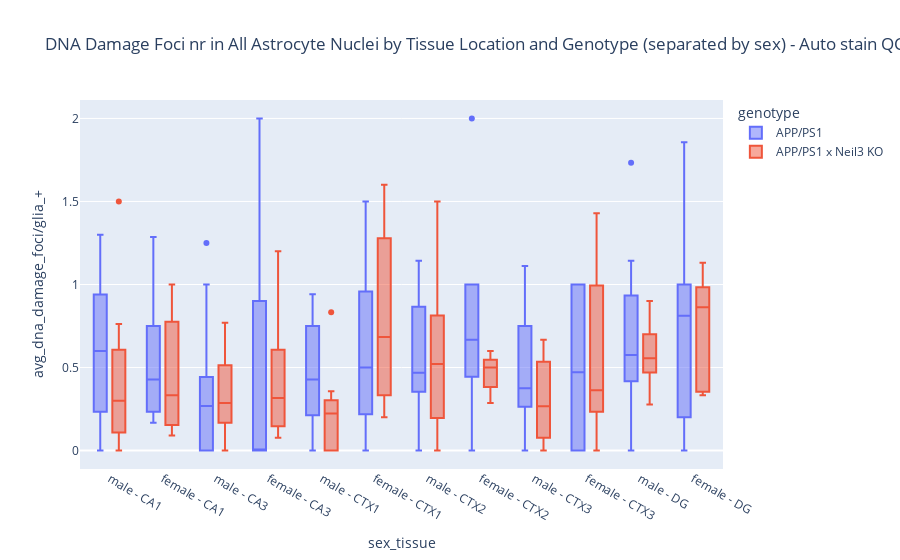
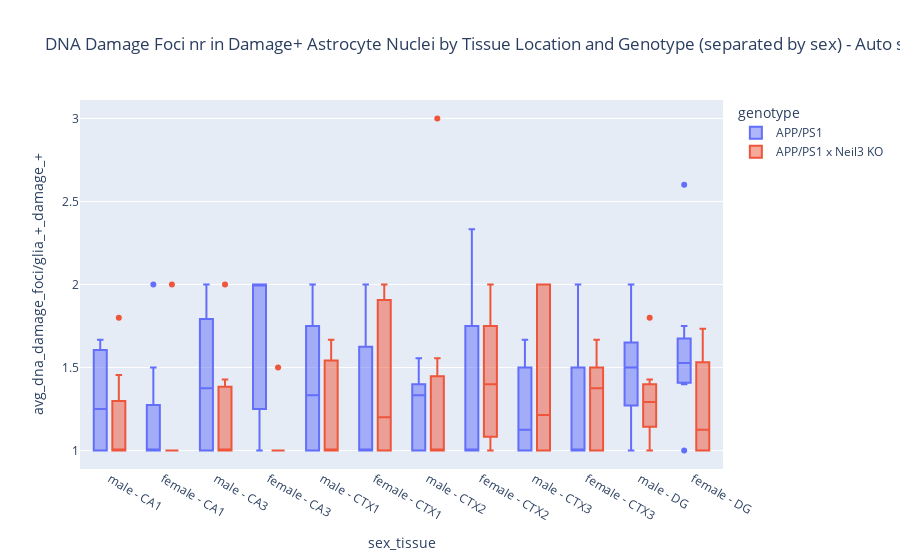
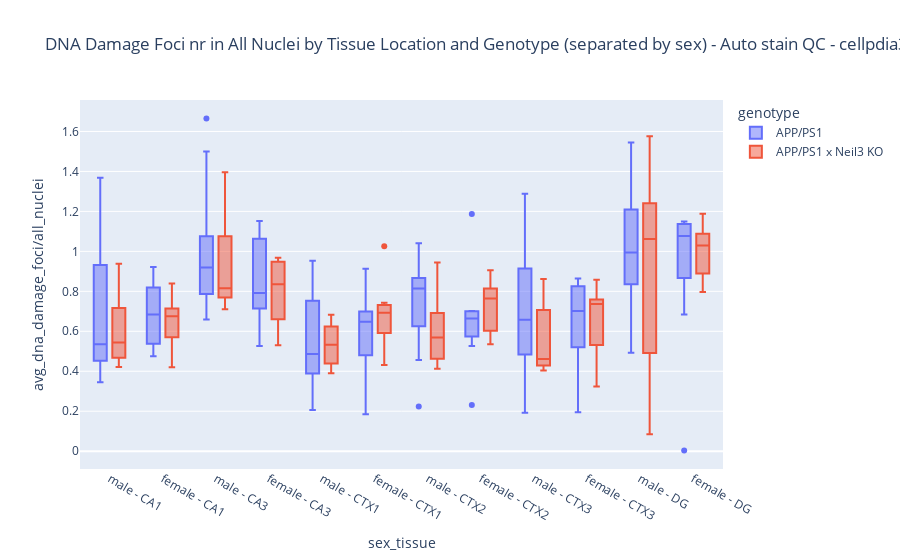
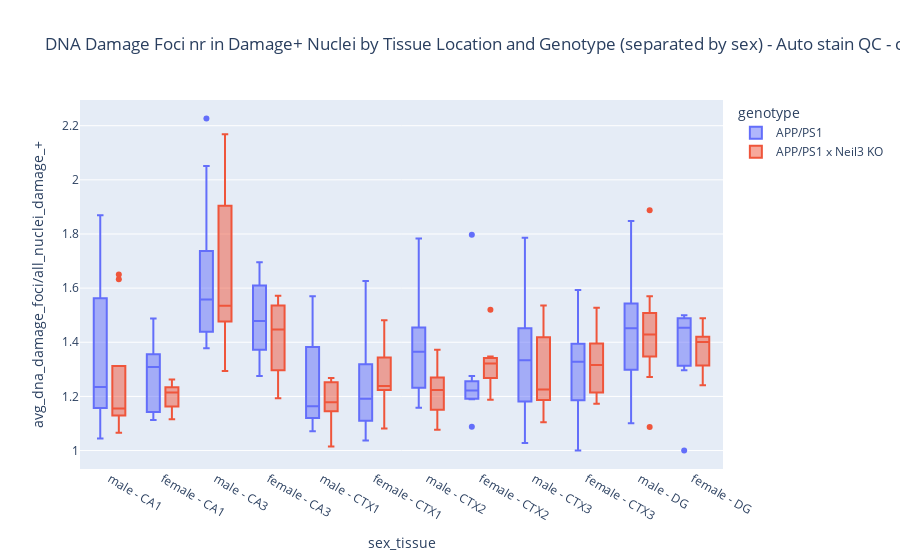

The code cell stored with these charts, in order, in its notebook:
### Code cell
plot_technical_replicates(auto_filtered_df, categories, dataset, parameters_title)

### Figure 1 — Plotly figure (JSON) as saved in the notebook; plotly's stock layout.template omitted (floating-point values rounded to 4 significant figures)
{"data": [{"alignmentgroup": "True", "hovertemplate": "genotype=APP/PS1<br>sex_tissue=%{x}<br>avg_dna_damage_foci/glia_+=%{y}<extra></extra>", "legendgroup": "APP/PS1", "marker": {"color": "#636efa"}, "name": "APP/PS1", "notched": false, "offsetgroup": "APP/PS1", "orientation": "v", "showlegend": true, "type": "box", "x": ["female - CA1", "female - CA3", "female - CTX1", "female - CTX2", "female - CTX3", "female - DG", "male - CA1", "male - CA3", "male - CTX1", "male - CTX2", "male - CTX3", "male - DG", "male - CA1", "male - CA3", "male - CTX1", "male - CTX2", "male - CTX3", "male - DG", "male - CA1", "male - CA3", "male - CTX1", "male - CTX2", "male - CTX3", "male - DG", "male - CA1", "male - CA3", "male - CTX1", "male - CTX2", "male - CTX3", "male - DG", "male - CA1", "male - CA3", "male - CTX1", "male - CTX2", "male - CTX3", "male - DG", "female - CA1", "female - CA3", "female - CTX1", "female - CTX2", "female - CTX3", "female - DG", "male - CA1", "male - CA3", "male - CTX1", "male - CTX2", "male - CTX3", "male - DG", "male - CA1", "male - CA3", "male - CTX1", "male - CTX2", "male - CTX3", "male - DG", "male - CA1", "male - CA3", "male - CTX1", "male - CTX2", "male - CTX3", "male - DG", "female - CA1", "female - CA3", "female - CTX1", "female - CTX2", "female - CTX3", "female - DG", "male - CA1", "male - CA3", "male - CTX1", "male - CTX2", "male - CTX3", "male - DG", "male - CA1", "male - CA3", "male - CTX1", "male - CTX2", "male - CTX3", "male - DG", "female - CA1", "female - CA3", "female - CTX1", "female - DG", "female - CA1", "female - CA3", "female - CTX1", "female - CTX2", "female - CTX3", "female - DG", "female - CA1", "female - CA3", "female - CTX1", "female - CTX2", "female - CTX3", "female - DG", "male - CA1", "male - CA3", "male - CTX1", "male - CTX2", "male - CTX3", "male - DG", "male - CA1", "male - CA3", "male - CTX1", "male - CTX2", "male - CTX3", "male - DG", "female - CA1", "female - CA3", "female - CTX1", "female - CTX2", "female - CTX3", "female - DG", "female - CA1", "female - CA3", "female - CTX1", "female - CTX2", "female - CTX3", "female - DG", "female - CA1", "female - CA3", "female - CTX1", "female - CTX2", "female - CTX3", "female - DG", "female - DG"], "x0": " ", "xaxis": "x", "y": [0.1875, 0, 0.1875, 0.3889, 0.4444, 1, 0.3846, 0.3846, 0.25, 0.4375, 0.2, 0.9231, 0.2, 0.5, 0.5, 0.8235, 0.375, 0.9444, 0.3333, 0.3, 0.4, 0.9091, 0.3077, 0.5714, null, 0.2857, null, 0.3333, 0.25, 0.3333, 1, 1.25, 0.4286, 0.5, 1, 0.8333, 1.286, 1, 1.25, 1, 1, 0.9545, 0, 0, 0.2, 0.375, null, 0.5, 0, 0.1, 0, 0.5, 0.3333, 0.2857, 1, 0, 0, 0, 0, 0, 0.3333, 2, 0.6667, 0.6667, null, 0, 0.7619, 0.25, 0.5, 1.143, 0.6, 0.5, 1.3, 1, 0.9412, 0.9167, 0.8, 1.733, 0.1667, 0, null, 0.2, 0.5, 0, 0, 0, 0, 1.167, 0.4286, 0, 0.25, 1, null, 0.7273, 0.75, 0, 0.8333, 0.375, 1.111, 0.5789, 0.6, 0, 0.9091, 0.3333, 0.5556, 1.143, 0.25, 0, 0.5, 2, 0.5, 1.857, 1, null, 0.5, 0.6667, 1, 0.75, 0.6667, 0.8, 1.5, 0.5, 0, 0.875, 0], "y0": " ", "yaxis": "y"}, {"alignmentgroup": "True", "hovertemplate": "genotype=APP/PS1 x Neil3 KO<br>sex_tissue=%{x}<br>avg_dna_damage_foci/glia_+=%{y}<extra></extra>", "legendgroup": "APP/PS1 x Neil3 KO", "marker": {"color": "#EF553B"}, "name": "APP/PS1 x Neil3 KO", "notched": false, "offsetgroup": "APP/PS1 x Neil3 KO", "orientation": "v", "showlegend": true, "type": "box", "x": ["male - CA1", "male - CA3", "male - CTX1", "male - CTX2", "male - CTX3", "male - DG", "male - CA1", "male - CA3", "male - CTX1", "male - CTX2", "male - CTX3", "male - DG", "female - CA1", "female - CA3", "female - CTX1", "female - CTX2", "female - CTX3", "female - DG", "male - CA1", "male - CA3", "male - CTX1", "male - CTX2", "male - CTX3", "male - DG", "male - CA1", "male - CA3", "male - CTX1", "male - CTX2", "male - CTX3", "male - DG", "female - CA1", "female - CA3", "female - CTX1", "female - CTX2", "female - CTX3", "female - DG", "female - CA1", "female - CA3", "female - CTX1", "female - CTX2", "female - CTX3", "female - DG", "male - CA1", "male - CA3", "male - CTX1", "male - CTX2", "male - CTX3", "male - DG", "male - DG", "female - CA1", "female - CA3", "female - CTX1", "female - CTX2", "female - CTX3", "female - DG", "male - DG", "male - CA1", "male - CA3", "male - CTX1", "male - CTX2", "male - CTX3", "male - DG", "female - CA1", "female - CA3", "female - CTX1", "female - CTX2", "female - CTX3", "female - DG", "male - CA1", "male - CA3", "male - DG", "male - CA1", "male - CA3", "male - CTX1", "male - CTX2", "male - CTX3", "male - DG", "female - CA1", "female - CA3", "female - CTX1", "female - CTX2", "female - CTX3", "female - DG", "male - CA1", "male - CA3", "male - CTX1", "male - CTX2", "male - CTX3", "male - DG", "female - CA1", "female - CA3", "female - CTX1", "female - CTX2", "female - CTX3", "female - DG"], "x0": " ", "xaxis": "x", "y": [0.1, 0.7692, 0.8333, 0.9333, 0.3333, 0.5, 0.1111, 0.25, 0.2308, 0.1429, 0.6667, 0.7, 0.3333, 0.3158, 0.3333, 0.55, 0.3636, 0.9333, 0.3, 0, 0.3571, 0.6667, 0.1538, 0.9, 0, 0.3333, 0, 0, 0, 0.2778, 0.8, 1.2, 0.75, 0.5385, 0.2, 1.13, 0.7, 0.625, 0.3333, 0.5, 1.429, 1, 0.5556, 0.2222, 0, 0.6923, 0.625, 0.6364, 0.4706, 1, 0.5556, 1.455, 0.3636, 0.375, 0.8636, null, 0.25, 0.2857, 0.25, 1.5, 0, 0.4, 0.1667, 0.07692, 0.2, 0.2857, 0, 0.4167, 0.7619, 0.5556, 0.5556, 1.5, 0.5, 0, 0.375, 0.2, 0.5556, 0.09091, 0.2857, 1.6, 0.6, 1.2, 0.3333, 0.5333, 0, 0.2143, 0.25, 0.4444, 0.7059, 0.15, 0.1, 0.6842, 0.4375, 0.3333, 0.3333], "y0": " ", "yaxis": "y"}], "layout": {"boxmode": "group", "legend": {"title": {"text": "genotype"}, "tracegroupgap": 0}, "title": {"text": "DNA Damage Foci nr in All Astrocyte Nuclei by Tissue Location and Genotype (separated by sex) - Auto stain QC - cellpdia30_sigma1_dilrad4_dnad_obj_seg_v3_gliaero6_gliathr30_dnadero2"}, "xaxis": {"anchor": "y", "categoryarray": ["male - CA1", "female - CA1", "male - CA3", "female - CA3", "male - CTX1", "female - CTX1", "male - CTX2", "female - CTX2", "male - CTX3", "female - CTX3", "male - DG", "female - DG"], "categoryorder": "array", "domain": [0, 1], "title": {"text": "sex_tissue"}}, "yaxis": {"anchor": "x", "domain": [0, 1], "title": {"text": "avg_dna_damage_foci/glia_+"}}}}

### Figure 2 — Plotly figure (JSON) as saved in the notebook; plotly's stock layout.template omitted (floating-point values rounded to 4 significant figures)
{"data": [{"alignmentgroup": "True", "hovertemplate": "genotype=APP/PS1<br>sex_tissue=%{x}<br>avg_dna_damage_foci/glia_+_damage_+=%{y}<extra></extra>", "legendgroup": "APP/PS1", "marker": {"color": "#636efa"}, "name": "APP/PS1", "notched": false, "offsetgroup": "APP/PS1", "orientation": "v", "showlegend": true, "type": "box", "x": ["female - CA1", "female - CA3", "female - CTX1", "female - CTX2", "female - CTX3", "female - DG", "male - CA1", "male - CA3", "male - CTX1", "male - CTX2", "male - CTX3", "male - DG", "male - CA1", "male - CA3", "male - CTX1", "male - CTX2", "male - CTX3", "male - DG", "male - CA1", "male - CA3", "male - CTX1", "male - CTX2", "male - CTX3", "male - DG", "male - CA1", "male - CA3", "male - CTX1", "male - CTX2", "male - CTX3", "male - DG", "male - CA1", "male - CA3", "male - CTX1", "male - CTX2", "male - CTX3", "male - DG", "female - CA1", "female - CA3", "female - CTX1", "female - CTX2", "female - CTX3", "female - DG", "male - CA1", "male - CA3", "male - CTX1", "male - CTX2", "male - CTX3", "male - DG", "male - CA1", "male - CA3", "male - CTX1", "male - CTX2", "male - CTX3", "male - DG", "male - CA1", "male - CA3", "male - CTX1", "male - CTX2", "male - CTX3", "male - DG", "female - CA1", "female - CA3", "female - CTX1", "female - CTX2", "female - CTX3", "female - DG", "male - CA1", "male - CA3", "male - CTX1", "male - CTX2", "male - CTX3", "male - DG", "male - CA1", "male - CA3", "male - CTX1", "male - CTX2", "male - CTX3", "male - DG", "female - CA1", "female - CA3", "female - CTX1", "female - DG", "female - CA1", "female - CA3", "female - CTX1", "female - CTX2", "female - CTX3", "female - DG", "female - CA1", "female - CA3", "female - CTX1", "female - CTX2", "female - CTX3", "female - DG", "male - CA1", "male - CA3", "male - CTX1", "male - CTX2", "male - CTX3", "male - DG", "male - CA1", "male - CA3", "male - CTX1", "male - CTX2", "male - CTX3", "male - DG", "female - CA1", "female - CA3", "female - CTX1", "female - CTX2", "female - CTX3", "female - DG", "female - CA1", "female - CA3", "female - CTX1", "female - CTX2", "female - CTX3", "female - DG", "female - CA1", "female - CA3", "female - CTX1", "female - CTX2", "female - CTX3", "female - DG", "female - DG"], "x0": " ", "xaxis": "x", "y": [1, null, 1, 1, 1, 1.417, 1.25, 1.25, 1, 1.4, 1, 1.5, 1.25, 1, 2, 1.556, 1, 1.545, 1, 1.5, 1.333, 1.25, 1.333, 1.333, null, 2, null, 1, 1, 1, 1.667, 2, 1, 1, 1.5, 1.25, 1.5, 1, 1.667, 1, 2, 1.4, null, null, 2, 1.5, null, 1.667, null, 1, null, 1.4, 1.25, 2, 1, null, null, null, null, null, 1, 2, 2, 1, null, null, 1.6, 1, 1, 1.333, 1, 1.5, 1.625, 1.583, 1.6, 1.375, 1, 2, 1, null, null, 1, 1.2, null, null, null, null, 1.556, 1, null, 1, 1, null, 1.6, 1.5, null, 1.25, 1, 1.667, 1.222, 1, null, 1.667, 1, 1.667, 1.6, 1, null, 1, 2.333, 1, 2.6, 2, null, 1, 2, 1, 1.5, 1, 2, 1.5, 1, null, 1.75, null], "y0": " ", "yaxis": "y"}, {"alignmentgroup": "True", "hovertemplate": "genotype=APP/PS1 x Neil3 KO<br>sex_tissue=%{x}<br>avg_dna_damage_foci/glia_+_damage_+=%{y}<extra></extra>", "legendgroup": "APP/PS1 x Neil3 KO", "marker": {"color": "#EF553B"}, "name": "APP/PS1 x Neil3 KO", "notched": false, "offsetgroup": "APP/PS1 x Neil3 KO", "orientation": "v", "showlegend": true, "type": "box", "x": ["male - CA1", "male - CA3", "male - CTX1", "male - CTX2", "male - CTX3", "male - DG", "male - CA1", "male - CA3", "male - CTX1", "male - CTX2", "male - CTX3", "male - DG", "female - CA1", "female - CA3", "female - CTX1", "female - CTX2", "female - CTX3", "female - DG", "male - CA1", "male - CA3", "male - CTX1", "male - CTX2", "male - CTX3", "male - DG", "male - CA1", "male - CA3", "male - CTX1", "male - CTX2", "male - CTX3", "male - DG", "female - CA1", "female - CA3", "female - CTX1", "female - CTX2", "female - CTX3", "female - DG", "female - CA1", "female - CA3", "female - CTX1", "female - CTX2", "female - CTX3", "female - DG", "male - CA1", "male - CA3", "male - CTX1", "male - CTX2", "male - CTX3", "male - DG", "male - DG", "female - CA1", "female - CA3", "female - CTX1", "female - CTX2", "female - CTX3", "female - DG", "male - DG", "male - CA1", "male - CA3", "male - CTX1", "male - CTX2", "male - CTX3", "male - DG", "female - CA1", "female - CA3", "female - CTX1", "female - CTX2", "female - CTX3", "female - DG", "male - CA1", "male - CA3", "male - DG", "male - CA1", "male - CA3", "male - CTX1", "male - CTX2", "male - CTX3", "male - DG", "female - CA1", "female - CA3", "female - CTX1", "female - CTX2", "female - CTX3", "female - DG", "male - CA1", "male - CA3", "male - CTX1", "male - CTX2", "male - CTX3", "male - DG", "female - CA1", "female - CA3", "female - CTX1", "female - CTX2", "female - CTX3", "female - DG"], "x0": " ", "xaxis": "x", "y": [1, 1.429, 1.667, 1.556, 2, 1.167, 1, 1, 1, 1, 1, 1.4, 2, 1, 1, 1.833, 1, 1.556, 1, null, 1, 1, 1, 1.8, null, 2, null, null, null, 1.25, 1, 1.5, 1.2, 1, 1, 1.733, 1, 1, 1, 1, 1.667, 1, 1, 1, null, 1.125, 1.429, 1.4, 1.143, 1, 1, 2, 1.333, 1.5, 1.462, null, 1, 1, 1, 3, null, 1, 1, 1, 1, 2, null, 1, 1.455, 1.25, 1.429, 1.8, 1, null, 1, 1, 1, 1, 1, 2, 1.5, 1.5, 1, 1.143, null, 1.5, 1, 2, 1.333, 1, 1, 1.625, 1.4, 1.25, 1.125], "y0": " ", "yaxis": "y"}], "layout": {"boxmode": "group", "legend": {"title": {"text": "genotype"}, "tracegroupgap": 0}, "title": {"text": "DNA Damage Foci nr in Damage+ Astrocyte Nuclei by Tissue Location and Genotype (separated by sex) - Auto stain QC - cellpdia30_sigma1_dilrad4_dnad_obj_seg_v3_gliaero6_gliathr30_dnadero2"}, "xaxis": {"anchor": "y", "categoryarray": ["male - CA1", "female - CA1", "male - CA3", "female - CA3", "male - CTX1", "female - CTX1", "male - CTX2", "female - CTX2", "male - CTX3", "female - CTX3", "male - DG", "female - DG"], "categoryorder": "array", "domain": [0, 1], "title": {"text": "sex_tissue"}}, "yaxis": {"anchor": "x", "domain": [0, 1], "title": {"text": "avg_dna_damage_foci/glia_+_damage_+"}}}}

### Figure 3 — Plotly figure (JSON) as saved in the notebook; plotly's stock layout.template omitted (floating-point values rounded to 4 significant figures)
{"data": [{"alignmentgroup": "True", "hovertemplate": "genotype=APP/PS1<br>sex_tissue=%{x}<br>avg_dna_damage_foci/all_nuclei=%{y}<extra></extra>", "legendgroup": "APP/PS1", "marker": {"color": "#636efa"}, "name": "APP/PS1", "notched": false, "offsetgroup": "APP/PS1", "orientation": "v", "showlegend": true, "type": "box", "x": ["female - CA1", "female - CA3", "female - CTX1", "female - CTX2", "female - CTX3", "female - DG", "male - CA1", "male - CA3", "male - CTX1", "male - CTX2", "male - CTX3", "male - DG", "male - CA1", "male - CA3", "male - CTX1", "male - CTX2", "male - CTX3", "male - DG", "male - CA1", "male - CA3", "male - CTX1", "male - CTX2", "male - CTX3", "male - DG", "male - CA1", "male - CA3", "male - CTX1", "male - CTX2", "male - CTX3", "male - DG", "male - CA1", "male - CA3", "male - CTX1", "male - CTX2", "male - CTX3", "male - DG", "female - CA1", "female - CA3", "female - CTX1", "female - CTX2", "female - CTX3", "female - DG", "male - CA1", "male - CA3", "male - CTX1", "male - CTX2", "male - CTX3", "male - DG", "male - CA1", "male - CA3", "male - CTX1", "male - CTX2", "male - CTX3", "male - DG", "male - CA1", "male - CA3", "male - CTX1", "male - CTX2", "male - CTX3", "male - DG", "female - CA1", "female - CA3", "female - CTX1", "female - CTX2", "female - CTX3", "female - DG", "male - CA1", "male - CA3", "male - CTX1", "male - CTX2", "male - CTX3", "male - DG", "male - CA1", "male - CA3", "male - CTX1", "male - CTX2", "male - CTX3", "male - DG", "female - CA1", "female - CA3", "female - CTX1", "female - DG", "female - CA1", "female - CA3", "female - CTX1", "female - CTX2", "female - CTX3", "female - DG", "female - CA1", "female - CA3", "female - CTX1", "female - CTX2", "female - CTX3", "female - DG", "male - CA1", "male - CA3", "male - CTX1", "male - CTX2", "male - CTX3", "male - DG", "male - CA1", "male - CA3", "male - CTX1", "male - CTX2", "male - CTX3", "male - DG", "female - CA1", "female - CA3", "female - CTX1", "female - CTX2", "female - CTX3", "female - DG", "female - CA1", "female - CA3", "female - CTX1", "female - CTX2", "female - CTX3", "female - DG", "female - CA1", "female - CA3", "female - CTX1", "female - CTX2", "female - CTX3", "female - DG", "female - DG"], "x0": " ", "xaxis": "x", "y": [0.4753, 1.152, 0.3522, 0.6293, 0.8072, 1.15, 0.5517, 1.008, 0.3659, 0.7087, 0.4382, 1.218, 0.4639, 0.8158, 0.5818, 0.8, 0.7705, 1.202, 0.5183, 0.7132, 0.4541, 0.8609, 0.7056, 0.9631, 0.388, 0.6591, 0.4613, 0.7169, 0.9171, 1.167, 0.8209, 0.9891, 0.5118, 0.5417, 0.6034, 0.9705, 0.8521, 0.7245, 0.6, 0.6977, 0.793, 1.137, 0.4412, 0.8469, 0.4123, 0.4562, 0.433, 0.7434, 0.3448, 0.8503, 0.2066, 0.9515, 1.289, 0.4925, 0.4737, 0.7579, 0.2481, 0.2237, 0.1927, 0.5728, 0.529, 1.039, 0.9133, 0.701, 0.5973, 0.8667, 0.7849, 1.066, 0.5728, 1.041, 0.5299, 1.019, 1.368, 1.5, 0.9231, 0.8732, 0.6087, 1.544, 0.5699, 0.7204, 0.1843, 0.6844, 0.8083, 0.5258, 0.5224, 0.2313, 0.1954, 0.8992, 0.6846, 0.85, 0.6481, 0.6226, 0.8644, 1.107, 1.103, 1.665, 0.9366, 0.8391, 0.9329, 0.9279, 1.043, 1.085, 0.953, 0.8276, 0.9102, 1.282, 0.7576, 0.7917, 0.719, 1.187, 0.8448, 1.048, 0.5408, 0.6974, 0.648, 0.5259, 0.4423, 1.14, 0.9214, 1.136, 0.6927, 0.6986, 0.6107, 1.117, 0.003125], "y0": " ", "yaxis": "y"}, {"alignmentgroup": "True", "hovertemplate": "genotype=APP/PS1 x Neil3 KO<br>sex_tissue=%{x}<br>avg_dna_damage_foci/all_nuclei=%{y}<extra></extra>", "legendgroup": "APP/PS1 x Neil3 KO", "marker": {"color": "#EF553B"}, "name": "APP/PS1 x Neil3 KO", "notched": false, "offsetgroup": "APP/PS1 x Neil3 KO", "orientation": "v", "showlegend": true, "type": "box", "x": ["male - CA1", "male - CA3", "male - CTX1", "male - CTX2", "male - CTX3", "male - DG", "male - CA1", "male - CA3", "male - CTX1", "male - CTX2", "male - CTX3", "male - DG", "female - CA1", "female - CA3", "female - CTX1", "female - CTX2", "female - CTX3", "female - DG", "male - CA1", "male - CA3", "male - CTX1", "male - CTX2", "male - CTX3", "male - DG", "male - CA1", "male - CA3", "male - CTX1", "male - CTX2", "male - CTX3", "male - DG", "female - CA1", "female - CA3", "female - CTX1", "female - CTX2", "female - CTX3", "female - DG", "female - CA1", "female - CA3", "female - CTX1", "female - CTX2", "female - CTX3", "female - DG", "male - CA1", "male - CA3", "male - CTX1", "male - CTX2", "male - CTX3", "male - DG", "male - DG", "female - CA1", "female - CA3", "female - CTX1", "female - CTX2", "female - CTX3", "female - DG", "male - DG", "male - CA1", "male - CA3", "male - CTX1", "male - CTX2", "male - CTX3", "male - DG", "female - CA1", "female - CA3", "female - CTX1", "female - CTX2", "female - CTX3", "female - DG", "male - CA1", "male - CA3", "male - DG", "male - CA1", "male - CA3", "male - CTX1", "male - CTX2", "male - CTX3", "male - DG", "female - CA1", "female - CA3", "female - CTX1", "female - CTX2", "female - CTX3", "female - DG", "male - CA1", "male - CA3", "male - CTX1", "male - CTX2", "male - CTX3", "male - DG", "female - CA1", "female - CA3", "female - CTX1", "female - CTX2", "female - CTX3", "female - DG"], "x0": " ", "xaxis": "x", "y": [0.4709, 0.7876, 0.6833, 0.9444, 0.4044, 1.061, 0.8947, 1.372, 0.5775, 0.4897, 0.8618, 1.576, 0.4203, 0.8354, 0.6964, 0.7635, 0.6541, 1.011, 0.4881, 0.7097, 0.3898, 0.7241, 0.4805, 1.268, 0.4214, 0.9767, 0.3951, 0.4488, 0.4262, 0.5342, 0.839, 0.9677, 0.7427, 0.7953, 0.858, 1.099, 0.7225, 0.9462, 0.6923, 0.82, 0.75, 1.056, 0.5442, 0.7863, 0.4866, 0.6492, 0.7135, 1.162, 0.4778, 0.6899, 0.9483, 1.026, 0.9061, 0.7368, 1.189, 0.08418, 0.6406, 0.8929, 0.482, 0.4125, 0.4315, 1.332, 0.6754, 0.6266, 0.4309, 0.6435, 0.3232, 1.03, 0.9375, 1.395, 0.4663, 0.456, 0.7194, 0.631, 0.4773, 0.4417, 1.012, 0.5903, 0.5299, 0.6073, 0.589, 0.7615, 0.8493, 0.6573, 0.8158, 0.6161, 0.6591, 0.7005, 1.146, 0.5638, 0.76, 0.5857, 0.5352, 0.4905, 0.7961], "y0": " ", "yaxis": "y"}], "layout": {"boxmode": "group", "legend": {"title": {"text": "genotype"}, "tracegroupgap": 0}, "title": {"text": "DNA Damage Foci nr in All Nuclei by Tissue Location and Genotype (separated by sex) - Auto stain QC - cellpdia30_sigma1_dilrad4_dnad_obj_seg_v3_gliaero6_gliathr30_dnadero2"}, "xaxis": {"anchor": "y", "categoryarray": ["male - CA1", "female - CA1", "male - CA3", "female - CA3", "male - CTX1", "female - CTX1", "male - CTX2", "female - CTX2", "male - CTX3", "female - CTX3", "male - DG", "female - DG"], "categoryorder": "array", "domain": [0, 1], "title": {"text": "sex_tissue"}}, "yaxis": {"anchor": "x", "domain": [0, 1], "title": {"text": "avg_dna_damage_foci/all_nuclei"}}}}

### Figure 4 — Plotly figure (JSON) as saved in the notebook; plotly's stock layout.template omitted (floating-point values rounded to 4 significant figures)
{"data": [{"alignmentgroup": "True", "hovertemplate": "genotype=APP/PS1<br>sex_tissue=%{x}<br>avg_dna_damage_foci/all_nuclei_damage_+=%{y}<extra></extra>", "legendgroup": "APP/PS1", "marker": {"color": "#636efa"}, "name": "APP/PS1", "notched": false, "offsetgroup": "APP/PS1", "orientation": "v", "showlegend": true, "type": "box", "x": ["female - CA1", "female - CA3", "female - CTX1", "female - CTX2", "female - CTX3", "female - DG", "male - CA1", "male - CA3", "male - CTX1", "male - CTX2", "male - CTX3", "male - DG", "male - CA1", "male - CA3", "male - CTX1", "male - CTX2", "male - CTX3", "male - DG", "male - CA1", "male - CA3", "male - CTX1", "male - CTX2", "male - CTX3", "male - DG", "male - CA1", "male - CA3", "male - CTX1", "male - CTX2", "male - CTX3", "male - DG", "male - CA1", "male - CA3", "male - CTX1", "male - CTX2", "male - CTX3", "male - DG", "female - CA1", "female - CA3", "female - CTX1", "female - CTX2", "female - CTX3", "female - DG", "male - CA1", "male - CA3", "male - CTX1", "male - CTX2", "male - CTX3", "male - DG", "male - CA1", "male - CA3", "male - CTX1", "male - CTX2", "male - CTX3", "male - DG", "male - CA1", "male - CA3", "male - CTX1", "male - CTX2", "male - CTX3", "male - DG", "female - CA1", "female - CA3", "female - CTX1", "female - CTX2", "female - CTX3", "female - DG", "male - CA1", "male - CA3", "male - CTX1", "male - CTX2", "male - CTX3", "male - DG", "male - CA1", "male - CA3", "male - CTX1", "male - CTX2", "male - CTX3", "male - DG", "female - CA1", "female - CA3", "female - CTX1", "female - DG", "female - CA1", "female - CA3", "female - CTX1", "female - CTX2", "female - CTX3", "female - DG", "female - CA1", "female - CA3", "female - CTX1", "female - CTX2", "female - CTX3", "female - DG", "male - CA1", "male - CA3", "male - CTX1", "male - CTX2", "male - CTX3", "male - DG", "male - CA1", "male - CA3", "male - CTX1", "male - CTX2", "male - CTX3", "male - DG", "female - CA1", "female - CA3", "female - CTX1", "female - CTX2", "female - CTX3", "female - DG", "female - CA1", "female - CA3", "female - CTX1", "female - CTX2", "female - CTX3", "female - DG", "female - CA1", "female - CA3", "female - CTX1", "female - CTX2", "female - CTX3", "female - DG", "female - DG"], "x0": " ", "xaxis": "x", "y": [1.149, 1.67, 1.037, 1.19, 1.411, 1.456, 1.185, 1.519, 1.071, 1.286, 1.114, 1.498, 1.233, 1.378, 1.208, 1.371, 1.324, 1.481, 1.138, 1.438, 1.146, 1.388, 1.296, 1.357, 1.044, 1.398, 1.121, 1.387, 1.414, 1.519, 1.236, 1.596, 1.182, 1.158, 1.18, 1.291, 1.391, 1.392, 1.108, 1.22, 1.333, 1.489, 1.25, 1.456, 1.074, 1.179, 1.183, 1.307, 1.176, 1.632, 1.12, 1.783, 1.786, 1.195, 1.08, 1.44, 1.143, 1.172, 1.028, 1.101, 1.123, 1.59, 1.366, 1.236, 1.324, 1.313, 1.467, 1.744, 1.384, 1.671, 1.343, 1.567, 1.857, 2.051, 1.382, 1.329, 1.377, 1.848, 1.309, 1.314, 1.212, 1.296, 1.311, 1.275, 1.111, 1.088, 1, 1.409, 1.113, 1.478, 1.157, 1.193, 1.378, 1.478, 1.87, 2.227, 1.549, 1.521, 1.553, 1.422, 1.657, 1.73, 1.57, 1.358, 1.49, 1.593, 1.488, 1.583, 1.626, 1.797, 1.593, 1.491, 1.152, 1.395, 1.191, 1.224, 1.122, 1.5, 1.344, 1.696, 1.303, 1.275, 1.25, 1.451, 1], "y0": " ", "yaxis": "y"}, {"alignmentgroup": "True", "hovertemplate": "genotype=APP/PS1 x Neil3 KO<br>sex_tissue=%{x}<br>avg_dna_damage_foci/all_nuclei_damage_+=%{y}<extra></extra>", "legendgroup": "APP/PS1 x Neil3 KO", "marker": {"color": "#EF553B"}, "name": "APP/PS1 x Neil3 KO", "notched": false, "offsetgroup": "APP/PS1 x Neil3 KO", "orientation": "v", "showlegend": true, "type": "box", "x": ["male - CA1", "male - CA3", "male - CTX1", "male - CTX2", "male - CTX3", "male - DG", "male - CA1", "male - CA3", "male - CTX1", "male - CTX2", "male - CTX3", "male - DG", "female - CA1", "female - CA3", "female - CTX1", "female - CTX2", "female - CTX3", "female - DG", "male - CA1", "male - CA3", "male - CTX1", "male - CTX2", "male - CTX3", "male - DG", "male - CA1", "male - CA3", "male - CTX1", "male - CTX2", "male - CTX3", "male - DG", "female - CA1", "female - CA3", "female - CTX1", "female - CTX2", "female - CTX3", "female - DG", "female - CA1", "female - CA3", "female - CTX1", "female - CTX2", "female - CTX3", "female - DG", "male - CA1", "male - CA3", "male - CTX1", "male - CTX2", "male - CTX3", "male - DG", "male - DG", "female - CA1", "female - CA3", "female - CTX1", "female - CTX2", "female - CTX3", "female - DG", "male - DG", "male - CA1", "male - CA3", "male - CTX1", "male - CTX2", "male - CTX3", "male - DG", "female - CA1", "female - CA3", "female - CTX1", "female - CTX2", "female - CTX3", "female - DG", "male - CA1", "male - CA3", "male - DG", "male - CA1", "male - CA3", "male - CTX1", "male - CTX2", "male - CTX3", "male - DG", "female - CA1", "female - CA3", "female - CTX1", "female - CTX2", "female - CTX3", "female - DG", "male - CA1", "male - CA3", "male - CTX1", "male - CTX2", "male - CTX3", "male - DG", "female - CA1", "female - CA3", "female - CTX1", "female - CTX2", "female - CTX3", "female - DG"], "x0": " ", "xaxis": "x", "y": [1.066, 1.534, 1.171, 1.373, 1.213, 1.429, 1.65, 2.119, 1.268, 1.188, 1.536, 1.887, 1.225, 1.539, 1.238, 1.348, 1.316, 1.422, 1.155, 1.833, 1.015, 1.26, 1.104, 1.509, 1.135, 1.482, 1.185, 1.163, 1.238, 1.271, 1.193, 1.525, 1.366, 1.276, 1.527, 1.401, 1.116, 1.447, 1.278, 1.323, 1.301, 1.336, 1.143, 1.46, 1.135, 1.278, 1.47, 1.57, 1.344, 1.236, 1.571, 1.481, 1.52, 1.414, 1.489, 1.087, 1.206, 1.63, 1.155, 1.138, 1.212, 1.507, 1.262, 1.193, 1.082, 1.321, 1.185, 1.415, 1.633, 2.169, 1.357, 1.188, 1.294, 1.262, 1.077, 1.161, 1.408, 1.214, 1.265, 1.22, 1.265, 1.338, 1.241, 1.114, 1.531, 1.243, 1.261, 1.368, 1.493, 1.152, 1.39, 1.235, 1.188, 1.173, 1.306], "y0": " ", "yaxis": "y"}], "layout": {"boxmode": "group", "legend": {"title": {"text": "genotype"}, "tracegroupgap": 0}, "title": {"text": "DNA Damage Foci nr in Damage+ Nuclei by Tissue Location and Genotype (separated by sex) - Auto stain QC - cellpdia30_sigma1_dilrad4_dnad_obj_seg_v3_gliaero6_gliathr30_dnadero2"}, "xaxis": {"anchor": "y", "categoryarray": ["male - CA1", "female - CA1", "male - CA3", "female - CA3", "male - CTX1", "female - CTX1", "male - CTX2", "female - CTX2", "male - CTX3", "female - CTX3", "male - DG", "female - DG"], "categoryorder": "array", "domain": [0, 1], "title": {"text": "sex_tissue"}}, "yaxis": {"anchor": "x", "domain": [0, 1], "title": {"text": "avg_dna_damage_foci/all_nuclei_damage_+"}}}}
